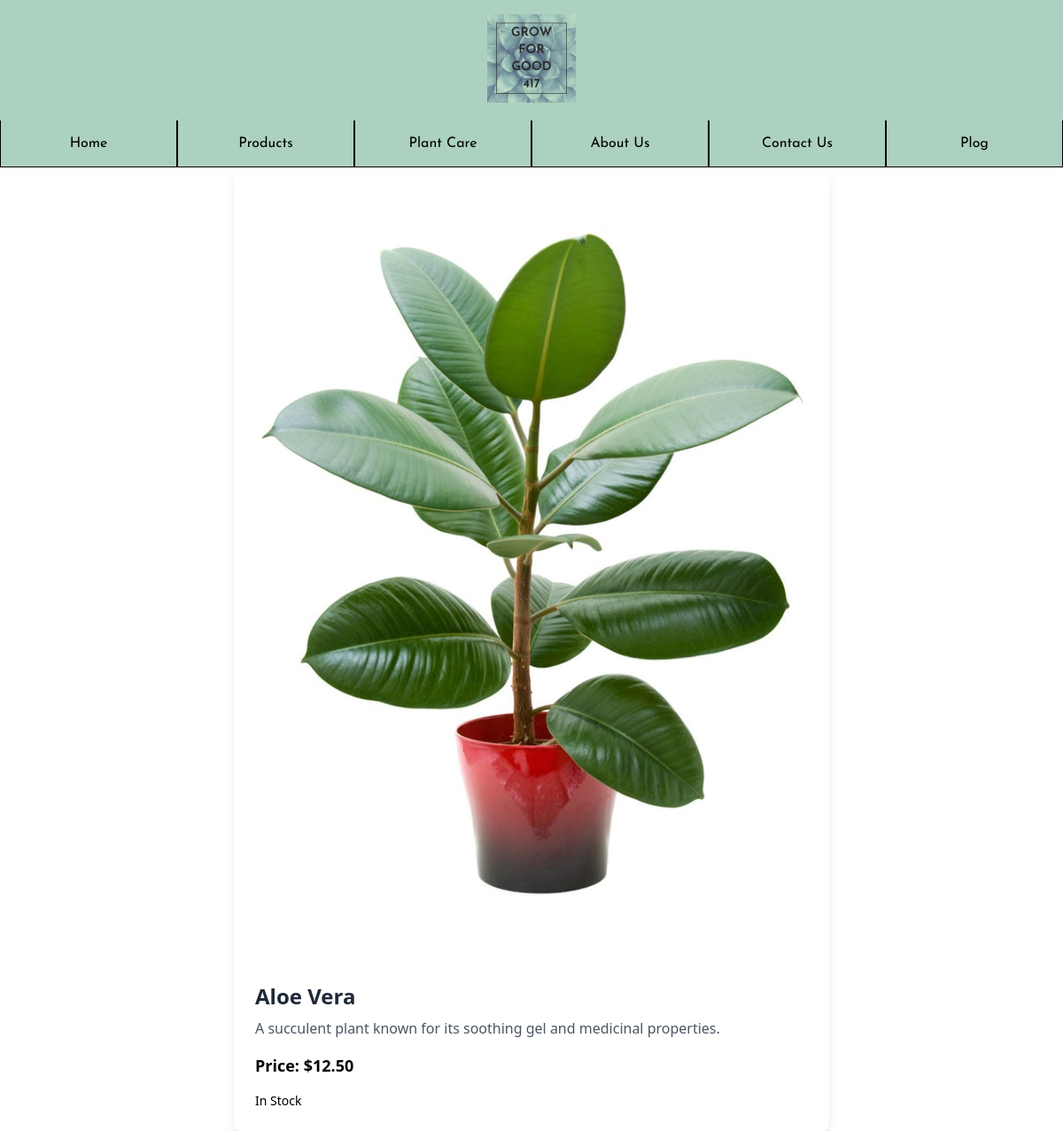
Page /view/productDetails.php?id=3 (signed in) on the committed database.
### tables this page shows
CREATE TABLE `PRODUCTS` (
  `productID` int(11) NOT NULL,
  `productName` varchar(350) NOT NULL,
  `productPrice` decimal(10,2) DEFAULT NULL,
  `productDesc` varchar(1000) NOT NULL,
  `productImage` varchar(350) NOT NULL,
  `inStock` tinyint(1) NOT NULL
);

### view/productDetails.php (the view, shortened to what this page needs)
<!DOCTYPE html>
<html lang="en">
<head>
    <link rel="stylesheet" href="output.css">
</head>
<body>
<?php
include '../controller/db_connection.php';
$productID = isset($_GET['id']) ? (int)$_GET['id'] : 0;
$sql = "SELECT * FROM products WHERE productID = :productID";
$stmt = $pdo->prepare($sql);
$stmt->bindParam(':productID', $productID, PDO::PARAM_INT);
$stmt->execute();
$product = $stmt->fetch(PDO::FETCH_ASSOC);
?>
<div class="container mx-auto px-4 py-8">
    <?php if ($product): ?>
        <div class="max-w-2xl mx-auto bg-white rounded-lg shadow-lg overflow-hidden">
            <img src="<?php echo htmlspecialchars($product['productImage']); ?>" alt="<?php echo htmlspecialchars($product['productName']); ?>" class="w-full h-64 object-cover">
            <div class="p-6">
                <h1 class="text-2xl font-bold text-gray-800 mb-2"><?php echo htmlspecialchars($product['productName']); ?></h1>
                <p class="text-gray-600 mb-4"><?php echo htmlspecialchars($product['productDesc']); ?></p>
                <p class="text-lg font-semibold text-green-700 mb-4">
                    Price: <?php echo $product['productPrice'] ? '$' . $product['productPrice'] : 'N/A'; ?>
                </p>
                <p class="text-sm <?php echo $product['inStock'] ? 'text-green-600' : 'text-red-600'; ?>">
                    <?php echo $product['inStock'] ? 'In Stock' : 'Out of Stock'; ?>
                </p>
            </div>
        </div>
    <?php endif; ?>
</div>
</body>
</html>

### rows in the picture
products: productImage (placeholder picture), productName "Aloe Vera", productDesc "A succulent plant known for its soothing gel and medicinal properties.", productPrice "12.50"
